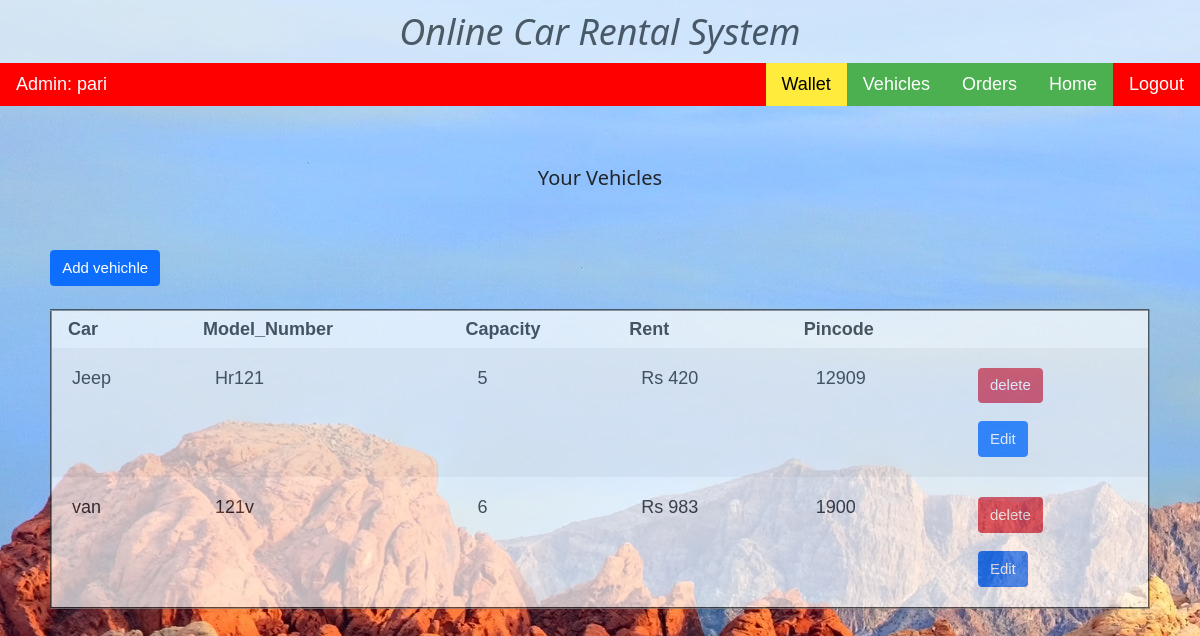
/car_dealer_portal/manage_vehicles/ (signed in), run on the app's committed database.
### car_dealer_portal/models.py (models this page shows)
class Vehicles(models.Model):
    car_name = models.CharField(max_length = 20)
    vehichle_number = models.CharField(max_length = 10)
    dealer = models.ForeignKey(CarDealer, on_delete = models.PROTECT)
    area = models.ForeignKey(Area, on_delete=models.SET_NULL, null = True)
    capacity = models.CharField(max_length = 2)
    is_available = models.BooleanField(default = True)
    rent = models.IntegerField(default=0)

class Area(models.Model):
    pincode = models.CharField(validators = [MinLengthValidator(6), MaxLengthValidator(6)],max_length = 6,unique=True)
    city = models.CharField(max_length = 20)

### car_dealer_portal/views.py (the view)
@login_required
def manage_vehicles(request):
    username = request.user
    user = User.objects.get(username = username)
    car_dealer = CarDealer.objects.get(car_dealer = user)
    vehicle_list = []
    vehicles = Vehicles.objects.filter(dealer = car_dealer)
    for v in vehicles:
        vehicle_list.append(v)
    return render(request, 'car_dealer/manage.html', {'vehicle_list':vehicle_list})

### car_dealer_portal/templates/car_dealer/manage.html (shortened to what this page needs)
{% extends 'car_dealer/base.html' %}
{% block content %}
<div class="w3-bar w3-black w3-large">
  <div class="w3-bar-item w3-left w3-black">Admin: {{user.username}}</div>
  <a class="w3-bar-item w3-btn w3-black w3-right" href="/car_dealer_portal/logout/">Logout</a>
  <a class="w3-bar-item w3-btn w3-green w3-right " href="/car_dealer_portal/auth/">Home</a>
  <a class="w3-bar-item w3-btn w3-green w3-right" href="/car_dealer_portal/order_list/">Orders</a>
  <a class="w3-bar-item w3-btn w3-green w3-right" href="/car_dealer_portal/manage_vehicles/">Vehicles</a>
  <a class="w3-bar-item w3-btn w3-yellow w3-right" href="/car_dealer_portal/history/">Wallet</a>
</div>
<h4 class="w3-center" style="padding-top:50">Your Vehicles</h4>
<div style="padding:50">
  <a href="/car_dealer_portal/auth/"> <button class="btn btn-primary">Add vehichle</button></a><br><br>
  <table border="2" class="w3-table w3-striped w3-center w3-large">
    <tr>
      <th> Car</th>
      <th>Model_Number</th>
      <th>Capacity</th>
      <th>Rent</th>
      <th>Pincode</th>
    </tr>
    {% for vehicle in vehicle_list %}
    <tr>
      <td style="padding:20;">{{vehicle.car_name}}</td>
      <td style="padding:20;">{{vehicle.vehichle_number}}</td>
      <td style="padding:20;">{{vehicle.capacity}}</td>
      <td style="padding:20;">Rs {{vehicle.rent}}</td>
      <td style="padding:20;">{{vehicle.area.pincode}}</td>
      <td style="padding:20;">
        <form action="/car_dealer_portal/delete/" method="post">
          <input class="btn btn-danger" type="submit" value="delete">
        </form>
       <a href="/car_dealer_portal/edit_vehicle/{{vehicle.id}}"><button class="btn btn-primary">Edit</button> </a>
      </td>
    </tr>
    {% endfor %}
  </table>
</div>
{% endblock %}

### static/css/w3.css (style rules this page uses)
html { box-sizing:border-box }
*,*:before,*:after { box-sizing:inherit }
html { -ms-text-size-adjust:100%;-webkit-text-size-adjust:100% }
body { margin:0 }
a { background-color:transparent;-webkit-text-decoration-skip:objects }
button,input,select,textarea { font:inherit;margin:0 }
button,input { overflow:visible }
button,select { text-transform:none }
button,html [type=button],[type=reset],[type=submit] { -webkit-appearance:button }
html,body { font-family:Verdana,sans-serif;font-size:15px;line-height:1.5 }
html { overflow-x:hidden }
h4 { font-size:20px }
h1,h2,h3,h4,h5,h6 { font-family:"Segoe UI",Arial,sans-serif;font-weight:400;margin:10px 0 }
a { color:inherit }
.w3-table,.w3-table-all { border-collapse:collapse;border-spacing:0;width:100%;display:table }
.w3-striped tbody tr:nth-child(even) { background-color:#f1f1f1 }
.w3-table td,.w3-table th,.w3-table-all td,.w3-table-all th { padding:8px 8px;display:table-cell;text-align:left;vertical-align:top }
.w3-table th:first-child,.w3-table td:first-child,.w3-table-all th:first-child,.w3-table-all td:first-child { padding-left:16px }
.w3-btn,.w3-button { border:none;display:inline-block;padding:8px 16px;vertical-align:middle;overflow:hidden;text-decoration:none;color:inherit;background-color:inherit;text-align:center;cursor:pointer;white-space:nowrap }
.w3-btn,.w3-button { -webkit-touch-callout:none;-webkit-user-select:none;-khtml-user-select:none;-moz-user-select:none;-ms-user-select:none;user-select:none }
.w3-bar { width:100%;overflow:hidden }
.w3-bar .w3-bar-item { padding:8px 16px;float:left;width:auto;border:none;display:block;outline:0 }
.w3-container:after,.w3-container:before,.w3-panel:after,.w3-panel:before,.w3-row:after,.w3-row:before,.w3-row-padding:after,.w3-row-padding:before, .w3-cell-row:before,.w3-cell-row:after,.w3-clear:after,.w3-clear:before,.w3-bar:before,.w3-bar:after { content:"";display:table;clear:both }
.w3-large { font-size:18px!important }
.w3-center { text-align:center!important }
.w3-left { float:left!important }
.w3-right { float:right!important }
.w3-green,.w3-hover-green:hover { color:#fff!important;background-color:#4CAF50!important }
.w3-yellow,.w3-hover-yellow:hover { color:#000!important;background-color:#ffeb3b!important }
.w3-black,.w3-hover-black:hover { color:#fff!important;background-color:red!important }
.w3-table { background-color: white; border-radius: 4px; opacity: 0.7; }

### data on the page
Vehicles: car_name "Jeep", vehichle_number "Hr121", capacity "5", rent "420", area.pincode "12909"
Vehicles: car_name "van", vehichle_number "121v", capacity "6", rent "983", area.pincode "1900"

### other printed values
{{ user.username }} "pari"
